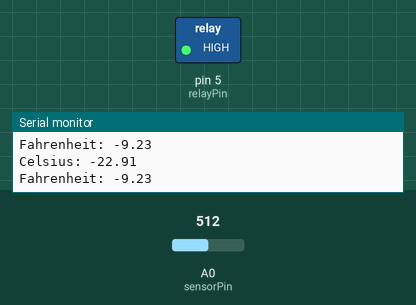
The sketch below on a simulated Arduino Uno, built with avr-gcc and run on an emulated ATmega328P. On the bench: switched loads named in the sketch (green lamp = pin HIGH), the last lines printed to the serial monitor. The test bench sets the inputs (shaded band); at power-on: A0 (sensorPin) = 512.

Above: at 2.8 s.
2.9 s: A0 (sensorPin) set to 589
5.6 s: A0 (sensorPin) set to 613
At 7.3 s:
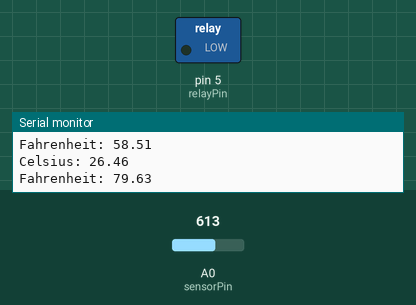
8.3 s: A0 (sensorPin) set to 511
At 10.4 s:
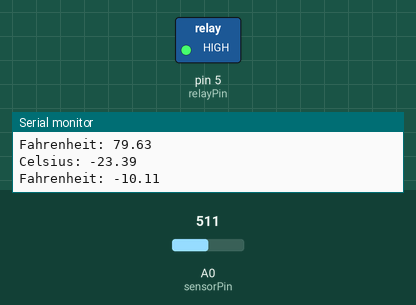
11.5 s: A0 (sensorPin) set to 716
At 13.1 s:
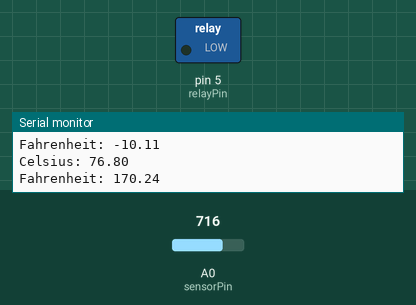
Timing chart, 0 to 14.6 s (numbered marks = the images above; inputs shaded):
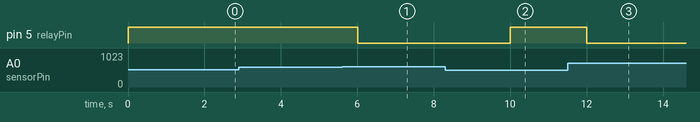

Measured:
- the behaviour switches between 602 and 603 on A0 (sensorPin) (found by bisection; images 0 and 1)
- after the input at 5.6 s, pin 5 (relayPin): HIGH → LOW after 0.41 s
- after the input at 8.3 s, pin 5 (relayPin): LOW → HIGH after 1.7 s
- after the input at 11.5 s, pin 5 (relayPin): HIGH → LOW after 0.51 s

The sketch:

Temperature_Lamp_Lab.ino
```cpp
#define sensorPin 0
#define relayPin 5
float Celsius, Fahrenheit, Kelvin;
int sensorValue;
float tempHigh = 70.00;
float tempLow = 78.00;
void setup() {
  // put your setup code here, to run once:
  Serial.begin(9600);
  Serial.println("Initializing.....");
  pinMode(relayPin, OUTPUT);
}

void loop() {
  // put your main code here, to run repeatedly:
  GetTemp();
  Serial.print("Celsius: ");
  Serial.println(Celsius);
  Serial.print("Fahrenheit: ");
  Serial.println(Fahrenheit);
  Serial.println();
  if(Fahrenheit >= tempHigh){
    digitalWrite(relayPin, LOW);
  }
  else if(Fahrenheit <= tempLow){
    digitalWrite(relayPin, HIGH);
  }

  delay(2000);
}

void GetTemp() {
  sensorValue = analogRead(sensorPin);
  Kelvin = (((float(sensorValue) / 1023) * 5) * 100);
  Celsius = Kelvin - 273.15;
  Fahrenheit = (Celsius * 1.8) + 32;
}
```
